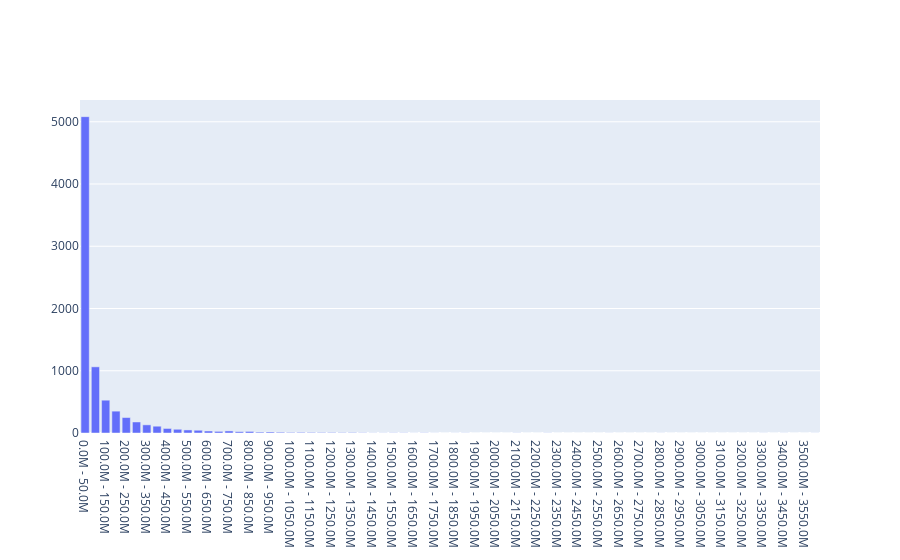

Notebook source saved alongside this figure:
### Code cell
fig = go.Figure([go.Bar(x=xrr, y=yrr)])
fig.show()
